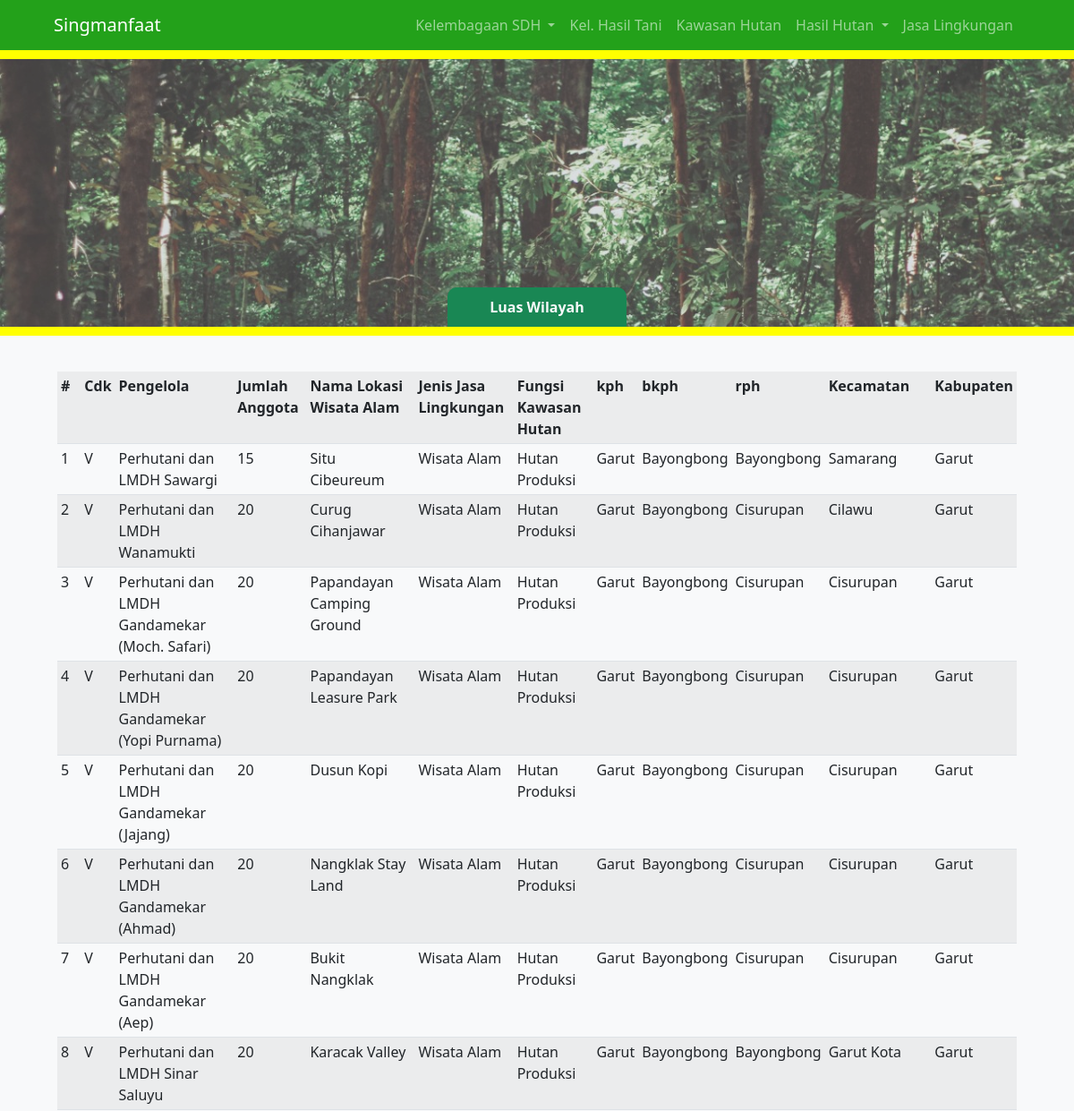
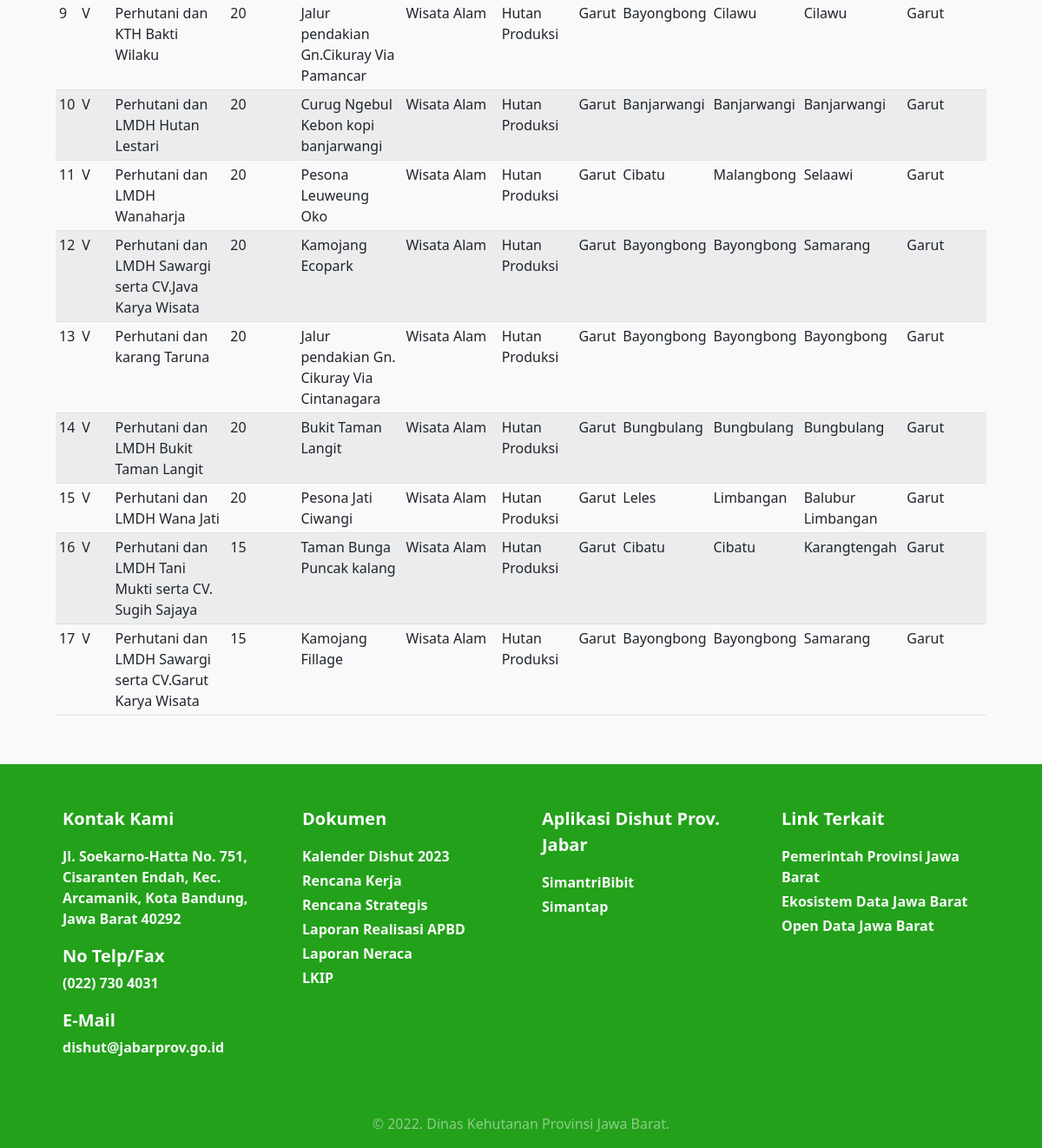
Screenshot of /jasling.php with the database file from the repository (2 pictures, top to bottom).
### tables this page shows
CREATE TABLE `jasling` (
  `id` int(10) NOT NULL,
  `cdk` varchar(50) NOT NULL,
  `pengelola` varchar(60) NOT NULL,
  `jumblah_anggota_tenaga_kerja` varchar(25) NOT NULL,
  `nama_lokasi_wisata_alam` varchar(50) NOT NULL,
  `jenis_jasa_lingkungan` varchar(25) NOT NULL,
  `fungsi_kawasan_hutan` varchar(25) NOT NULL,
  `kph` varchar(25) NOT NULL,
  `bkph` varchar(25) NOT NULL,
  `rph` varchar(25) NOT NULL,
  `desa` varchar(25) NOT NULL,
  `kecamatan` varchar(25) NOT NULL,
  `kabupaten` varchar(25) NOT NULL,
  `link_map` varchar(225) NOT NULL
);

### jasling.php (the view, shortened to what this page needs)
<!DOCTYPE html>
<html lang="en">
  <head>
    <link rel="stylesheet" href="css/bootstrap.min.css">
	<link rel="stylesheet" href="css/style.css">
	<link rel="stylesheet" href="css/my-style.css">
</head>
<body>
	<?php include 'template/header.php'; ?>
	<div class="latar">
        <div class="bg-light bg-opacity-25">
            <div style="padding: 150px;"></div>
        </div>
	</div>
	<div class="cont">
    <div class="tiny-box bg-success mx-auto fw-bold text-light text-center">Luas Wilayah</div>
	<div class="line"></div>
	<div class="bg-light py-4 px-5">
        <div class="p-3" id="table-1">
            <div class="table-responsive">
                <table class="table table-striped table-sm">
                    <tr>
                    <th scope="col">#</th>
                    <th scope="col">Cdk</th>
                    <th scope="col">Pengelola</th>
                    <th scope="col">Jumlah Anggota</th>
                    <th scope="col">Nama Lokasi Wisata Alam</th>
                    <th scope="col">Jenis Jasa Lingkungan</th>
                    <th scope="col">Fungsi Kawasan Hutan</th>
                    <th scope="col">kph</th>
                    <th scope="col">bkph</th>
                    <th scope="col">rph</th>
                    <th scope="col">Kecamatan</th>
                    <th scope="col">Kabupaten</th>
                    </tr>
                    <?php
                        include "koneksi.php";
                        $no=0;
                        $jasling = mysqli_query($koneksi,"SELECT * FROM jasling");
                        while($hasil = mysqli_fetch_array($jasling)){
                            $no++;
                    ?>
                    <tr>
                        <td><?php echo $no ?></td>
                        <td><?php echo $hasil['cdk'];?></td>
                        <td><?php echo $hasil['pengelola']; ?></td>
                        <td><?php echo $hasil['jumblah_anggota_tenaga_kerja'];?></td>
                        <td><?php echo $hasil['nama_lokasi_wisata_alam']; ?></td>
                        <td><?php echo $hasil['jenis_jasa_lingkungan']; ?></td>
                        <td><?php echo $hasil['fungsi_kawasan_hutan']; ?></td>
                        <td><?php echo $hasil['kph']; ?></td>
                        <td><?php echo $hasil['bkph']; ?></td>
                        <td><?php echo $hasil['rph']; ?></td>
                        <td><?php echo $hasil['kecamatan']; ?></td>
                        <td><?php echo $hasil['kabupaten']; ?></td>
                    </tr>
                    <?php
                        }
                    ?>
                </table>
            </div>
        </div>
	</div>
	</div>
<?php include 'template/footer.php'; ?>
</body>
</html>

### css/style.css (style rules this page uses)
body { background-color: deepskyblue; height: 100%; }
.latar { background-image: url(../img/hutanbg.jpeg); background-repeat: no-repeat; background-size: cover; }

### jasling.php (style rules this page uses)
.line { width: 100%; border-bottom: 10px solid yellow; }
.cont { margin-top: -45px; }
.tiny-box { border-top-left-radius: 10px; border-top-right-radius: 10px; padding: 10px 20px; width: 200px; }

### rows the page displays
jasling: cdk "V", pengelola "Perhutani dan LMDH Sawargi", jumblah_anggota_tenaga_kerja "15", nama_lokasi_wisata_alam "Situ Cibeureum", jenis_jasa_lingkungan "Wisata Alam", fungsi_kawasan_hutan "Hutan Produksi", kph "Garut", bkph "Bayongbong", rph "Bayongbong", kecamatan "Samarang", kabupaten "Garut"
jasling: cdk "V", pengelola "Perhutani dan LMDH Wanamukti", jumblah_anggota_tenaga_kerja "20", nama_lokasi_wisata_alam "Curug Cihanjawar", jenis_jasa_lingkungan "Wisata Alam", fungsi_kawasan_hutan "Hutan Produksi", kph "Garut", bkph "Bayongbong", rph "Cisurupan", kecamatan "Cilawu", kabupaten "Garut"
jasling: cdk "V", pengelola "Perhutani dan LMDH Gandamekar (Moch. Safari)", jumblah_anggota_tenaga_kerja "20", nama_lokasi_wisata_alam "Papandayan Camping Ground", jenis_jasa_lingkungan "Wisata Alam", fungsi_kawasan_hutan "Hutan Produksi", kph "Garut", bkph "Bayongbong", rph "Cisurupan", kecamatan "Cisurupan", kabupaten "Garut"
jasling: cdk "V", pengelola "Perhutani dan LMDH Gandamekar (Yopi Purnama)", jumblah_anggota_tenaga_kerja "20", nama_lokasi_wisata_alam "Papandayan Leasure Park", jenis_jasa_lingkungan "Wisata Alam", fungsi_kawasan_hutan "Hutan Produksi", kph "Garut", bkph "Bayongbong", rph "Cisurupan", kecamatan "Cisurupan", kabupaten "Garut"
jasling: cdk "V", pengelola "Perhutani dan LMDH Gandamekar (Jajang)", jumblah_anggota_tenaga_kerja "20", nama_lokasi_wisata_alam "Dusun Kopi", jenis_jasa_lingkungan "Wisata Alam", fungsi_kawasan_hutan "Hutan Produksi", kph "Garut", bkph "Bayongbong", rph "Cisurupan", kecamatan "Cisurupan", kabupaten "Garut"
jasling: cdk "V", pengelola "Perhutani dan LMDH Gandamekar (Ahmad)", jumblah_anggota_tenaga_kerja "20", nama_lokasi_wisata_alam "Nangklak Stay Land", jenis_jasa_lingkungan "Wisata Alam", fungsi_kawasan_hutan "Hutan Produksi", kph "Garut", bkph "Bayongbong", rph "Cisurupan", kecamatan "Cisurupan", kabupaten "Garut"
jasling: cdk "V", pengelola "Perhutani dan LMDH Gandamekar (Aep)", jumblah_anggota_tenaga_kerja "20", nama_lokasi_wisata_alam "Bukit Nangklak", jenis_jasa_lingkungan "Wisata Alam", fungsi_kawasan_hutan "Hutan Produksi", kph "Garut", bkph "Bayongbong", rph "Cisurupan", kecamatan "Cisurupan", kabupaten "Garut"
jasling: cdk "V", pengelola "Perhutani dan LMDH Sinar Saluyu", jumblah_anggota_tenaga_kerja "20", nama_lokasi_wisata_alam "Karacak Valley", jenis_jasa_lingkungan "Wisata Alam", fungsi_kawasan_hutan "Hutan Produksi", kph "Garut", bkph "Bayongbong", rph "Bayongbong", kecamatan "Garut Kota", kabupaten "Garut"
jasling: cdk "V", pengelola "Perhutani dan KTH Bakti Wilaku", jumblah_anggota_tenaga_kerja "20", nama_lokasi_wisata_alam "Jalur pendakian Gn.Cikuray Via Pamancar", jenis_jasa_lingkungan "Wisata Alam", fungsi_kawasan_hutan "Hutan Produksi", kph "Garut", bkph "Bayongbong", rph "Cilawu", kecamatan "Cilawu", kabupaten "Garut"
jasling: cdk "V", pengelola "Perhutani dan LMDH Hutan Lestari", jumblah_anggota_tenaga_kerja "20", nama_lokasi_wisata_alam "Curug Ngebul Kebon kopi banjarwangi", jenis_jasa_lingkungan "Wisata Alam", fungsi_kawasan_hutan "Hutan Produksi", kph "Garut", bkph "Banjarwangi", rph "Banjarwangi", kecamatan "Banjarwangi", kabupaten "Garut"
jasling: cdk "V", pengelola "Perhutani dan LMDH Wanaharja", jumblah_anggota_tenaga_kerja "20", nama_lokasi_wisata_alam "Pesona Leuweung Oko", jenis_jasa_lingkungan "Wisata Alam", fungsi_kawasan_hutan "Hutan Produksi", kph "Garut", bkph "Cibatu", rph "Malangbong", kecamatan "Selaawi", kabupaten "Garut"
jasling: cdk "V", pengelola "Perhutani dan LMDH Sawargi serta CV.Java Karya Wisata", jumblah_anggota_tenaga_kerja "20", nama_lokasi_wisata_alam "Kamojang Ecopark", jenis_jasa_lingkungan "Wisata Alam", fungsi_kawasan_hutan "Hutan Produksi", kph "Garut", bkph "Bayongbong", rph "Bayongbong", kecamatan "Samarang", kabupaten "Garut"
jasling: cdk "V", pengelola "Perhutani dan karang Taruna", jumblah_anggota_tenaga_kerja "20", nama_lokasi_wisata_alam "Jalur pendakian Gn. Cikuray Via Cintanagara", jenis_jasa_lingkungan "Wisata Alam", fungsi_kawasan_hutan "Hutan Produksi", kph "Garut", bkph "Bayongbong", rph "Bayongbong", kecamatan "Bayongbong", kabupaten "Garut"
jasling: cdk "V", pengelola "Perhutani dan LMDH Bukit Taman Langit", jumblah_anggota_tenaga_kerja "20", nama_lokasi_wisata_alam "Bukit Taman Langit", jenis_jasa_lingkungan "Wisata Alam", fungsi_kawasan_hutan "Hutan Produksi", kph "Garut", bkph "Bungbulang", rph "Bungbulang", kecamatan "Bungbulang", kabupaten "Garut"
jasling: cdk "V", pengelola "Perhutani dan LMDH Wana Jati", jumblah_anggota_tenaga_kerja "20", nama_lokasi_wisata_alam "Pesona Jati Ciwangi", jenis_jasa_lingkungan "Wisata Alam", fungsi_kawasan_hutan "Hutan Produksi", kph "Garut", bkph "Leles", rph "Limbangan", kecamatan "Balubur Limbangan", kabupaten "Garut"
jasling: cdk "V", pengelola "Perhutani dan LMDH Tani Mukti serta CV. Sugih Sajaya", jumblah_anggota_tenaga_kerja "15", nama_lokasi_wisata_alam "Taman Bunga Puncak kalang", jenis_jasa_lingkungan "Wisata Alam", fungsi_kawasan_hutan "Hutan Produksi", kph "Garut", bkph "Cibatu", rph "Cibatu", kecamatan "Karangtengah", kabupaten "Garut"
jasling: cdk "V", pengelola "Perhutani dan LMDH Sawargi serta CV.Garut Karya Wisata", jumblah_anggota_tenaga_kerja "15", nama_lokasi_wisata_alam "Kamojang Fillage", jenis_jasa_lingkungan "Wisata Alam", fungsi_kawasan_hutan "Hutan Produksi", kph "Garut", bkph "Bayongbong", rph "Bayongbong", kecamatan "Samarang", kabupaten "Garut"
